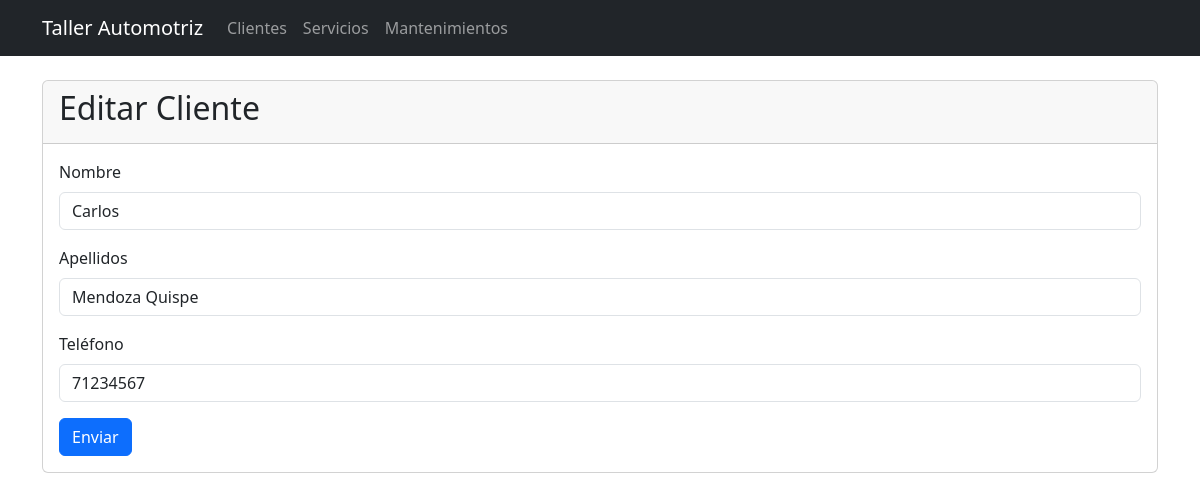
Page /cliente/editar/1 on the committed database.
### tables this page shows
CREATE TABLE clientes (
            id INTEGER PRIMARY KEY AUTOINCREMENT,
            nombre TEXT NOT NULL,
            apellidos TEXT NOT NULL,
            telefono TEXT
        );

### app.py (the view, shortened to what this page needs)
@app.route('/cliente/editar/<int:id>', methods=['GET', 'POST'])
def editar_cliente(id):
    conn = get_db_connection()
    cliente = conn.execute('SELECT * FROM clientes WHERE id = ?', (id,)).fetchone()
    conn.close()
    return render_template('form_cliente.html', cliente=cliente)

### app.py (called while the page is built)
def get_db_connection():
    conn = sqlite3.connect('bd_taller.db')
    conn.row_factory = sqlite3.Row
    conn.execute("PRAGMA foreign_keys = ON;")
    return conn

### templates/form_cliente.html
{% extends 'base.html' %}
{% block content %}
<div class="card">
    <div class="card-header">
        <h2>
            {% if cliente %}
            Editar
            {% else %}
            Nuevo
            {% endif %}
            Cliente
        </h2>
    </div>
    <div class="card-body">
        <form method="POST" action="">
            <div class="mb-3">
                <label class="form-label">Nombre</label>
                <input type="text" class="form-control" name="nombre" value="{{ cliente.nombre if cliente else '' }}" required>
            </div>
            <div class="mb-3">
                <label class="form-label">Apellidos</label>
                <input type="text" class="form-control" name="apellidos" value="{{ cliente.apellidos if cliente else '' }}" required>
            </div>
            <div class="mb-3">
                <label class="form-label">Teléfono</label>
                <input type="text" class="form-control" name="telefono" value="{{ cliente.telefono if cliente else '' }}" required>
            </div>
            <button class="btn btn-primary" type="submit">Enviar</button>
        </form>
    </div>
</div>
{% endblock %}

### rows in the picture
clientes: nombre "Carlos", apellidos "Mendoza Quispe", telefono "71234567"
